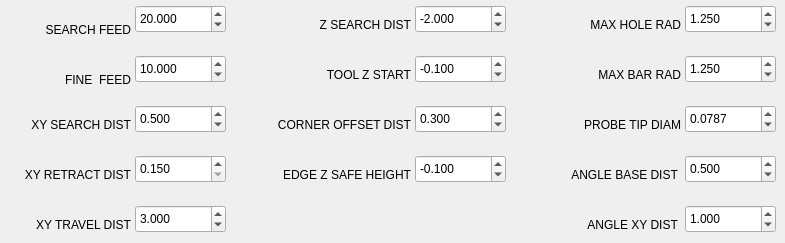
      <widget class="QWidget" name="tab_17">
       <attribute name="title">
        <string>Probe</string>
       </attribute>
       <widget class="QDoubleSpinBox" name="pbe_search_feed1">
        <property name="geometry">
         <rect>
          <x>135</x>
          <y>5</y>
          <width>91</width>
          <height>28</height>
         </rect>
        </property>
        <property name="toolTip">
         <string>Sets the Faster search feedrate.</string>
        </property>
        <property name="decimals">
         <number>3</number>
        </property>
        <property name="maximum">
         <double>100.000000000000000</double>
        </property>
        <property name="singleStep">
         <double>0.100000000000000</double>
        </property>
        <property name="value">
         <double>20.000000000000000</double>
        </property>
        <property name="function" stdset="0">
         <string>set_var</string>
        </property>
        <property name="variable" stdset="0">
         <string>2000</string>
        </property>
       </widget>
       <widget class="QDoubleSpinBox" name="pbe_fine_feed1">
        <property name="geometry">
         <rect>
          <x>135</x>
          <y>55</y>
          <width>91</width>
          <height>28</height>
         </rect>
        </property>
        <property name="toolTip">
         <string>Set the Fine feedrate.</string>
        </property>
        <property name="decimals">
         <number>3</number>
        </property>
        <property name="maximum">
         <double>50.000000000000000</double>
        </property>
        <property name="singleStep">
         <double>0.100000000000000</double>
        </property>
        <property name="value">
         <double>10.000000000000000</double>
        </property>
        <property name="function" stdset="0">
         <string>set_var</string>
        </property>
        <property name="variable" stdset="0">
         <string>2001</string>
        </property>
       </widget>
       <widget class="QLabel" name="label_41">
        <property name="geometry">
         <rect>
          <x>10</x>
          <y>115</y>
          <width>121</width>
          <height>19</height>
         </rect>
        </property>
        <property name="text">
         <string> XY SEARCH DIST</string>
        </property>
        <property name="alignment">
         <set>Qt::AlignRight|Qt::AlignTrailing|Qt::AlignVCenter</set>
        </property>
       </widget>
       <widget class="QDoubleSpinBox" name="pbe_retract_dist1">
        <property name="geometry">
         <rect>
          <x>135</x>
          <y>155</y>
          <width>91</width>
          <height>28</height>
         </rect>
        </property>
        <property name="toolTip">
         <string>Retract Distance on edge probes.</string>
        </property>
        <property name="decimals">
         <number>3</number>
        </property>
        <property name="minimum">
         <double>0.150000000000000</double>
        </property>
        <property name="maximum">
         <double>4.000000000000000</double>
        </property>
        <property name="singleStep">
         <double>0.010000000000000</double>
        </property>
        <property name="function" stdset="0">
         <string>set_var</string>
        </property>
        <property name="variable" stdset="0">
         <string>2003</string>
        </property>
       </widget>
       <widget class="QLabel" name="label_43">
        <property name="geometry">
         <rect>
          <x>20</x>
          <y>70</y>
          <width>111</width>
          <height>19</height>
         </rect>
        </property>
        <property name="text">
         <string>FINE  FEED</string>
        </property>
        <property name="alignment">
         <set>Qt::AlignRight|Qt::AlignTrailing|Qt::AlignVCenter</set>
        </property>
       </widget>
       <widget class="QLabel" name="label_44">
        <property name="geometry">
         <rect>
          <x>10</x>
          <y>215</y>
          <width>121</width>
          <height>19</height>
         </rect>
        </property>
        <property name="text">
         <string> XY TRAVEL DIST</string>
        </property>
        <property name="alignment">
         <set>Qt::AlignRight|Qt::AlignTrailing|Qt::AlignVCenter</set>
        </property>
       </widget>
       <widget class="QLabel" name="label_48">
        <property name="geometry">
         <rect>
          <x>20</x>
          <y>20</y>
          <width>111</width>
          <height>19</height>
         </rect>
        </property>
        <property name="text">
         <string>SEARCH FEED</string>
        </property>
        <property name="alignment">
         <set>Qt::AlignRight|Qt::AlignTrailing|Qt::AlignVCenter</set>
        </property>
       </widget>
       <widget class="QLabel" name="label_49">
        <property name="geometry">
         <rect>
          <x>10</x>
          <y>165</y>
          <width>121</width>
          <height>19</height>
         </rect>
        </property>
        <property name="text">
         <string> XY RETRACT DIST</string>
        </property>
        <property name="alignment">
         <set>Qt::AlignRight|Qt::AlignTrailing|Qt::AlignVCenter</set>
        </property>
       </widget>
       <widget class="QDoubleSpinBox" name="pbe_search_dist1">
        <property name="geometry">
         <rect>
          <x>135</x>
          <y>105</y>
          <width>91</width>
          <height>28</height>
         </rect>
        </property>
        <property name="toolTip">
         <string>&lt;html&gt;&lt;head/&gt;&lt;body&gt;&lt;p&gt;Max XY search distance on Outside / Inside routines.&lt;/p&gt;&lt;/body&gt;&lt;/html&gt;</string>
        </property>
        <property name="decimals">
         <number>3</number>
        </property>
        <property name="minimum">
         <double>-20.000000000000000</double>
        </property>
        <property name="maximum">
         <double>20.000000000000000</double>
        </property>
        <property name="singleStep">
         <double>0.010000000000000</double>
        </property>
        <property name="value">
         <double>0.500000000000000</double>
        </property>
        <property name="function" stdset="0">
         <string>set_var</string>
        </property>
        <property name="variable" stdset="0">
         <string>2002</string>
        </property>
       </widget>
       <widget class="QDoubleSpinBox" name="pbe_xy_travel_dist1">
        <property name="geometry">
         <rect>
          <x>135</x>
          <y>205</y>
          <width>91</width>
          <height>28</height>
         </rect>
        </property>
        <property name="toolTip">
         <string>&lt;html&gt;&lt;head/&gt;&lt;body&gt;&lt;p&gt;Max travel on XY search distance.&lt;/p&gt;&lt;/body&gt;&lt;/html&gt;</string>
        </property>
        <property name="decimals">
         <number>3</number>
        </property>
        <property name="minimum">
         <double>0.200000000000000</double>
        </property>
        <property name="maximum">
         <double>999.000000000000000</double>
        </property>
        <property name="singleStep">
         <double>0.010000000000000</double>
        </property>
        <property name="value">
         <double>3.000000000000000</double>
        </property>
        <property name="function" stdset="0">
         <string>set_var</string>
        </property>
        <property name="variable" stdset="0">
         <string>2004</string>
        </property>
       </widget>
       <widget class="QLabel" name="label_53">
        <property name="geometry">
         <rect>
          <x>300</x>
          <y>65</y>
          <width>111</width>
          <height>19</height>
         </rect>
        </property>
        <property name="text">
         <string>TOOL Z START</string>
        </property>
        <property name="alignment">
         <set>Qt::AlignRight|Qt::AlignTrailing|Qt::AlignVCenter</set>
        </property>
       </widget>
       <widget class="QLabel" name="label_54">
        <property name="geometry">
         <rect>
          <x>300</x>
          <y>15</y>
          <width>111</width>
          <height>19</height>
         </rect>
        </property>
        <property name="text">
         <string>Z SEARCH DIST</string>
        </property>
        <property name="alignment">
         <set>Qt::AlignRight|Qt::AlignTrailing|Qt::AlignVCenter</set>
        </property>
       </widget>
       <widget class="QDoubleSpinBox" name="pbe_z_max_probe1">
        <property name="geometry">
         <rect>
          <x>415</x>
          <y>5</y>
          <width>91</width>
          <height>28</height>
         </rect>
        </property>
        <property name="toolTip">
         <string>Max Z probe search distance.</string>
        </property>
        <property name="decimals">
         <number>3</number>
        </property>
        <property name="minimum">
         <double>-50.000000000000000</double>
        </property>
        <property name="maximum">
         <double>50.000000000000000</double>
        </property>
        <property name="singleStep">
         <double>0.010000000000000</double>
        </property>
        <property name="value">
         <double>-2.000000000000000</double>
        </property>
        <property name="function" stdset="0">
         <string>set_var</string>
        </property>
        <property name="variable" stdset="0">
         <string>2008</string>
        </property>
       </widget>
       <widget class="QDoubleSpinBox" name="pbe_z_start1">
        <property name="geometry">
         <rect>
          <x>415</x>
          <y>55</y>
          <width>91</width>
          <height>28</height>
         </rect>
        </property>
        <property name="toolTip">
         <string>Z start for tool probing.</string>
        </property>
        <property name="decimals">
         <number>3</number>
        </property>
        <property name="minimum">
         <double>-50.000000000000000</double>
        </property>
        <property name="maximum">
         <double>50.000000000000000</double>
        </property>
        <property name="singleStep">
         <double>0.001000000000000</double>
        </property>
        <property name="value">
         <double>-0.100000000000000</double>
        </property>
        <property name="function" stdset="0">
         <string>set_var</string>
        </property>
        <property name="variable" stdset="0">
         <string>2009</string>
        </property>
       </widget>
       <widget class="QDoubleSpinBox" name="pbe_tip_diam1">
        <property name="geometry">
         <rect>
          <x>685</x>
          <y>105</y>
          <width>91</width>
          <height>28</height>
         </rect>
        </property>
        <property name="toolTip">
         <string>Enter your probe tip diameter here.</string>
        </property>
        <property name="decimals">
         <number>4</number>
        </property>
        <property name="maximum">
         <double>10.000000000000000</double>
        </property>
        <property name="singleStep">
         <double>0.010000000000000</double>
        </property>
        <property name="value">
         <double>0.078700000000000</double>
        </property>
        <property name="function" stdset="0">
         <string>set_var</string>
        </property>
        <property name="variable" stdset="0">
         <string>2015</string>
        </property>
       </widget>
       <widget class="QDoubleSpinBox" name="pbe_max_hole_r1">
        <property name="geometry">
         <rect>
          <x>685</x>
          <y>5</y>
          <width>91</width>
          <height>28</height>
         </rect>
        </property>
        <property name="toolTip">
         <string>&lt;html&gt;&lt;head/&gt;&lt;body&gt;&lt;p&gt;Set this a bit larger than the hole radius.&lt;/p&gt;&lt;/body&gt;&lt;/html&gt;</string>
        </property>
        <property name="decimals">
         <number>3</number>
        </property>
        <property name="singleStep">
         <double>0.001000000000000</double>
        </property>
        <property name="value">
         <double>1.250000000000000</double>
        </property>
        <property name="function" stdset="0">
         <string>set_var</string>
        </property>
        <property name="variable" stdset="0">
         <string>2010</string>
        </property>
       </widget>
       <widget class="QLabel" name="label_55">
        <property name="geometry">
         <rect>
          <x>560</x>
          <y>115</y>
          <width>121</width>
          <height>19</height>
         </rect>
        </property>
        <property name="text">
         <string>PROBE TIP DIAM</string>
        </property>
        <property name="alignment">
         <set>Qt::AlignRight|Qt::AlignTrailing|Qt::AlignVCenter</set>
        </property>
       </widget>
       <widget class="QDoubleSpinBox" name="pbe_angle_xy_dist1">
        <property name="geometry">
         <rect>
          <x>685</x>
          <y>205</y>
          <width>91</width>
          <height>28</height>
         </rect>
        </property>
        <property name="toolTip">
         <string>&lt;html&gt;&lt;head/&gt;&lt;body&gt;&lt;p&gt;Search distance for Angle final point.&lt;/p&gt;&lt;/body&gt;&lt;/html&gt;</string>
        </property>
        <property name="toolTipDuration">
         <number>-1</number>
        </property>
        <property name="decimals">
         <number>3</number>
        </property>
        <property name="minimum">
         <double>0.200000000000000</double>
        </property>
        <property name="maximum">
         <double>999.000000000000000</double>
        </property>
        <property name="singleStep">
         <double>0.100000000000000</double>
        </property>
        <property name="value">
         <double>1.000000000000000</double>
        </property>
        <property name="function" stdset="0">
         <string>set_var</string>
        </property>
        <property name="variable" stdset="0">
         <string>2032</string>
        </property>
       </widget>
       <widget class="QDoubleSpinBox" name="pbe_angle_base_dist1">
        <property name="geometry">
         <rect>
          <x>685</x>
          <y>155</y>
          <width>91</width>
          <height>28</height>
         </rect>
        </property>
        <property name="toolTip">
         <string>Sets the angle base side length.</string>
        </property>
        <property name="toolTipDuration">
         <number>-1</number>
        </property>
        <property name="decimals">
         <number>3</number>
        </property>
        <property name="minimum">
         <double>0.200000000000000</double>
        </property>
        <property name="maximum">
         <double>999.000000000000000</double>
        </property>
        <property name="singleStep">
         <double>0.010000000000000</double>
        </property>
        <property name="value">
         <double>0.500000000000000</double>
        </property>
        <property name="function" stdset="0">
         <string>set_var</string>
        </property>
        <property name="variable" stdset="0">
         <string>2013</string>
        </property>
       </widget>
       <widget class="QLabel" name="label_58">
        <property name="geometry">
         <rect>
          <x>555</x>
          <y>215</y>
          <width>126</width>
          <height>19</height>
         </rect>
        </property>
        <property name="text">
         <string>ANGLE XY DIST </string>
        </property>
        <property name="alignment">
         <set>Qt::AlignRight|Qt::AlignTrailing|Qt::AlignVCenter</set>
        </property>
       </widget>
       <widget class="QLabel" name="label_59">
        <property name="geometry">
         <rect>
          <x>560</x>
          <y>65</y>
          <width>121</width>
          <height>19</height>
         </rect>
        </property>
        <property name="text">
         <string>MAX BAR RAD</string>
        </property>
        <property name="alignment">
         <set>Qt::AlignRight|Qt::AlignTrailing|Qt::AlignVCenter</set>
        </property>
       </widget>
       <widget class="QDoubleSpinBox" name="pbe_max_bar_r1">
        <property name="geometry">
         <rect>
          <x>685</x>
          <y>55</y>
          <width>91</width>
          <height>28</height>
         </rect>
        </property>
        <property name="toolTip">
         <string>Set this a bit larger than the bar radius.</string>
        </property>
        <property name="decimals">
         <number>3</number>
        </property>
        <property name="maximum">
         <double>99.989999999999995</double>
        </property>
        <property name="singleStep">
         <double>0.001000000000000</double>
        </property>
        <property name="value">
         <double>1.250000000000000</double>
        </property>
        <property name="function" stdset="0">
         <string>set_var</string>
        </property>
        <property name="variable" stdset="0">
         <string>2011</string>
        </property>
       </widget>
       <widget class="QLabel" name="label_61">
        <property name="geometry">
         <rect>
          <x>560</x>
          <y>15</y>
          <width>121</width>
          <height>19</height>
         </rect>
        </property>
        <property name="text">
         <string>MAX HOLE RAD</string>
        </property>
        <property name="alignment">
         <set>Qt::AlignRight|Qt::AlignTrailing|Qt::AlignVCenter</set>
        </property>
       </widget>
       <widget class="QLabel" name="label_62">
        <property name="geometry">
         <rect>
          <x>555</x>
          <y>165</y>
          <width>126</width>
          <height>19</height>
         </rect>
        </property>
        <property name="text">
         <string>ANGLE BASE DIST </string>
        </property>
        <property name="alignment">
         <set>Qt::AlignRight|Qt::AlignTrailing|Qt::AlignVCenter</set>
        </property>
       </widget>
       <widget class="QDoubleSpinBox" name="pbe_z_safe_2">
        <property name="geometry">
         <rect>
          <x>415</x>
          <y>155</y>
          <width>91</width>
          <height>28</height>
         </rect>
        </property>
        <property name="toolTip">
         <string>&lt;html&gt;&lt;head/&gt;&lt;body&gt;&lt;p&gt;Safe retract distance for probe over workpiece in world coordinates (G53).&lt;/p&gt;&lt;/body&gt;&lt;/html&gt;</string>
        </property>
        <property name="toolTipDuration">
         <number>-1</number>
        </property>
        <property name="decimals">
         <number>3</number>
        </property>
        <property name="minimum">
         <double>-999.000000000000000</double>
        </property>
        <property name="maximum">
         <double>0.000000000000000</double>
        </property>
        <property name="singleStep">
         <double>0.010000000000000</double>
        </property>
        <property name="value">
         <double>-0.100000000000000</double>
        </property>
        <property name="function" stdset="0">
         <string>set_var</string>
        </property>
        <property name="variable" stdset="0">
         <string>2036</string>
        </property>
       </widget>
       <widget class="QLabel" name="label_50">
        <property name="geometry">
         <rect>
          <x>255</x>
          <y>115</y>
          <width>156</width>
          <height>19</height>
         </rect>
        </property>
        <property name="text">
         <string>CORNER OFFSET DIST</string>
        </property>
        <property name="alignment">
         <set>Qt::AlignRight|Qt::AlignTrailing|Qt::AlignVCenter</set>
        </property>
       </widget>
       <widget class="QDoubleSpinBox" name="pbe_corner_offset_2">
        <property name="geometry">
         <rect>
          <x>415</x>
          <y>105</y>
          <width>91</width>
          <height>28</height>
         </rect>
        </property>
        <property name="toolTip">
         <string>&lt;html&gt;&lt;head/&gt;&lt;body&gt;&lt;p&gt;Distance to move on corner probing to begin X &amp;amp; Y probe moves.&lt;/p&gt;&lt;/body&gt;&lt;/html&gt;</string>
        </property>
        <property name="toolTipDuration">
         <number>-1</number>
        </property>
        <property name="decimals">
         <number>3</number>
        </property>
        <property name="minimum">
         <double>0.100000000000000</double>
        </property>
        <property name="maximum">
         <double>999.000000000000000</double>
        </property>
        <property name="singleStep">
         <double>0.010000000000000</double>
        </property>
        <property name="value">
         <double>0.300000000000000</double>
        </property>
        <property name="function" stdset="0">
         <string>set_var</string>
        </property>
        <property name="variable" stdset="0">
         <string>2005</string>
        </property>
       </widget>
       <widget class="QLabel" name="label_51">
        <property name="geometry">
         <rect>
          <x>260</x>
          <y>165</y>
          <width>151</width>
          <height>19</height>
         </rect>
        </property>
        <property name="text">
         <string> EDGE Z SAFE HEIGHT</string>
        </property>
        <property name="alignment">
         <set>Qt::AlignRight|Qt::AlignTrailing|Qt::AlignVCenter</set>
        </property>
       </widget>
      </widget>
